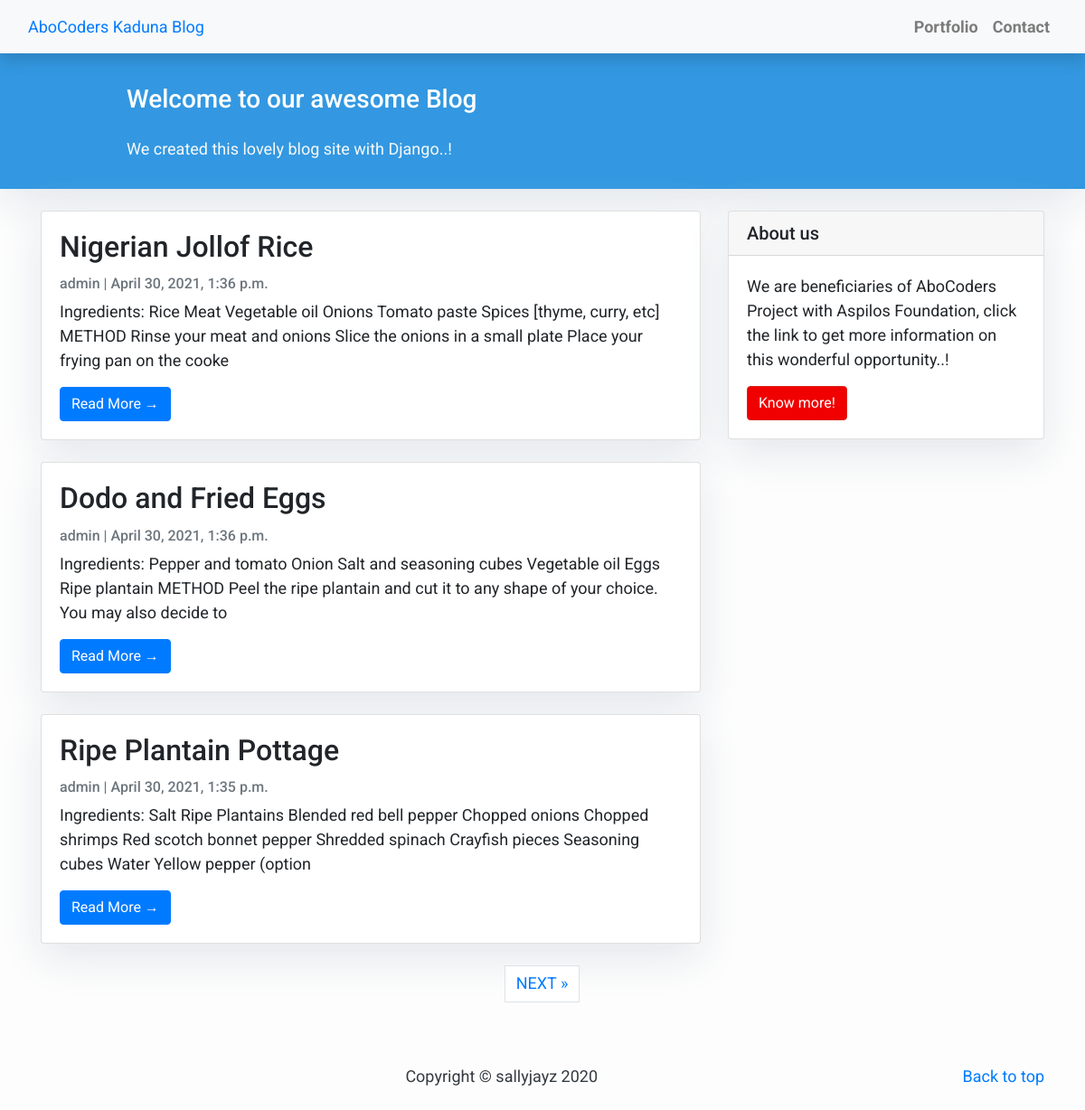
The page / on the database its author committed.
### blog/models.py (models this page shows, shortened)
class Post(models.Model):
    title = models.CharField(max_length=200, unique=True)
    slug = models.SlugField(max_length=200, unique=True)
    author = models.ForeignKey(User, on_delete=models.CASCADE, related_name='blog_posts')
    updated_on = models.DateTimeField(auto_now=True)
    content = models.TextField()
    created_on = models.DateTimeField(auto_now_add=True)
    status = models.IntegerField(choices=STATUS, default=0)
    class Meta:
        ordering = ['-created_on']

### blog/views.py (the view)
# urls.py: path('', views.PostList.as_view(), name='home'),
class PostList(generic.ListView):
    queryset = Post.objects.filter(status=1).order_by('-created_on')
    template_name = 'index.html'
    paginate_by = 3

### templates/index.html (shortened to what this page needs)
{% extends "base.html" %}
{% block content %}
    <header class="masthead">
        <div class="container">
            <div class="row">
                <div class="col-md-8 col-md-10 mx-auto">
                    <div class="site-heading">
                        <h3 class="site-heading my-4 mt-3 text-white">Welcome to our awesome Blog</h3>
                        <p class="text-light">We created this lovely blog site with Django..! &nbsp;</p>
                    </div>
                </div>
            </div>
        </div>
    </header>
    <div class="container">
        <div class="row">
            <div class="col-md-8 mt-4 left">
                {% for post in post_list %}
                    <div class="card mb-4">
                        <div class="card-body">
                            <h2 class="card-title">{{ post.title }}</h2>
                            <p class="card-text text-muted h6">{{ post.author }} | {{ post.created_on }}</p>
                            <p class="card-text">{{post.content|slice:":200"}}</p>
                            <a href="{% url 'post_detail' post.slug %}" class="btn btn-primary">Read More &rarr;</a>
                        </div>
                    </div>
                {% endfor %}
            </div>
            {% block sidebar %} {% include 'sidebar.html' %} {% endblock sidebar %}
        </div>
    </div>
    {% if is_paginated %}
        <ul class="pagination justify-content-center">
            {% if page_obj.has_next %}
            <li><a href="?page={{ page_obj.next_page_number }}" class="page-link"> NEXT &raquo;</a></li>
            {% endif %}
        </ul>
    {% endif %}
{% endblock content %}

### templates/base.html (style rules this page uses)
html, body { height: 100%; }
body { font-family: "Roboto", sans-serif; font-size: 17px; background-color: #fdfdfd; }
.masthead { background: #3398E1; height: auto; padding-bottom: 15px; box-shadow: 0 16px 48px #E3E7EB; padding-top: 10px; }

### templates/index.html (style rules this page uses)
body { font-family: "Roboto", sans-serif; font-size: 18px; background-color: #fdfdfd; }
.card { box-shadow: 0 16px 48px #E3E7EB; }

### templates/sidebar.html (style rules this page uses)
.card { box-shadow: 0 16px 48px #E3E7EB; }

### rows shown on the page
Post: title "Nigerian Jollof Rice", author "admin", created_on "April 30, 2021, 1:36 p.m.", content "Ingredients: Rice Meat Vegetable oil Onions Tomato paste Spices [thyme, curry, etc] METHOD Rinse your meat and onions Slice the onions in a small plate Place your frying pan on the cooke"
Post: title "Dodo and Fried Eggs", author "admin", created_on "April 30, 2021, 1:36 p.m.", content "Ingredients: Pepper and tomato Onion Salt and seasoning cubes Vegetable oil Eggs Ripe plantain METHOD Peel the ripe plantain and cut it to any shape of your choice. You may also decide to"
Post: title "Ripe Plantain Pottage", author "admin", created_on "April 30, 2021, 1:35 p.m.", content "Ingredients: Salt Ripe Plantains Blended red bell pepper Chopped onions Chopped shrimps Red scotch bonnet pepper Shredded spinach Crayfish pieces Seasoning cubes Water Yellow pepper (option"
